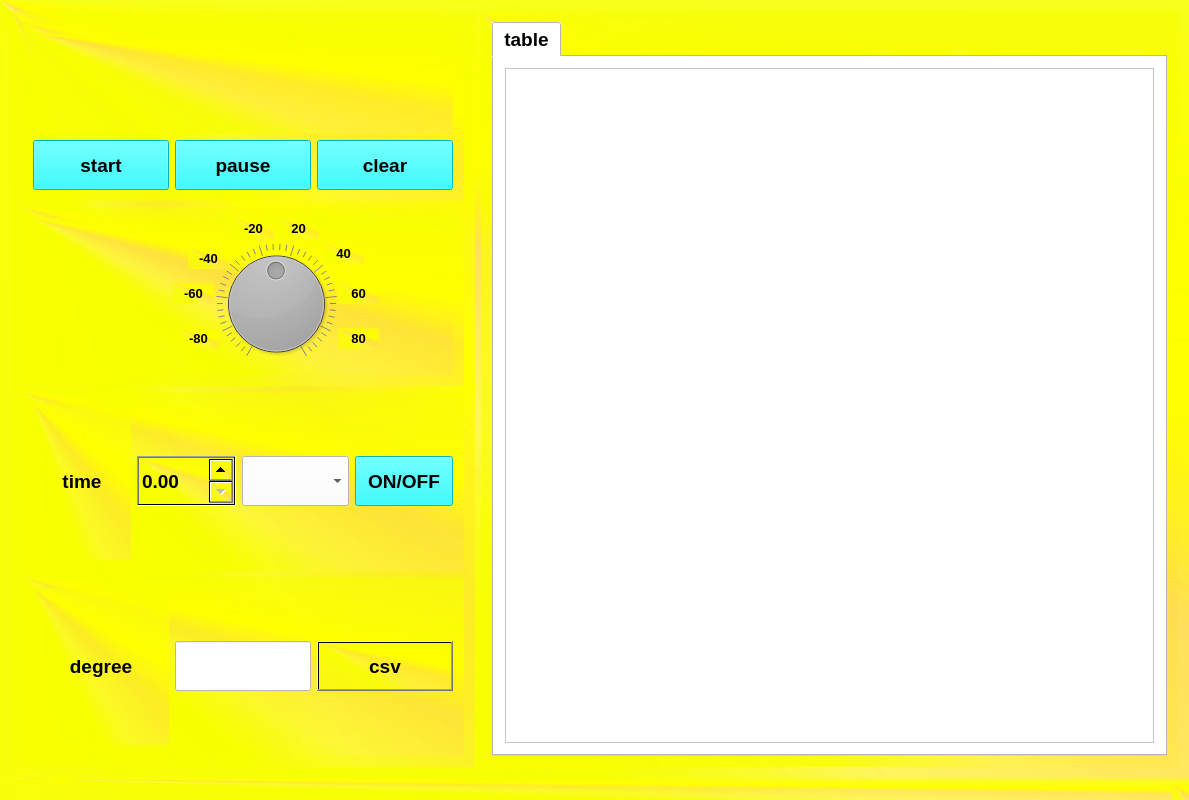
<?xml version="1.0" encoding="UTF-8"?>
<ui version="4.0">
 <class>homework</class>
 <widget class="QMainWindow" name="homework">
  <property name="geometry">
   <rect>
    <x>0</x>
    <y>0</y>
    <width>1189</width>
    <height>800</height>
   </rect>
  </property>
  <property name="minimumSize">
   <size>
    <width>1000</width>
    <height>800</height>
   </size>
  </property>
  <property name="windowTitle">
   <string>homework</string>
  </property>
  <property name="styleSheet">
   <string notr="true">background-color: qconicalgradient(cx:0, cy:0, angle:135, stop:0 rgba(255, 255, 0, 69), stop:0.238636 rgba(255, 255, 0, 69), stop:0.335227 rgba(251, 255, 0, 145), stop:0.45 rgba(247, 255, 0, 208), stop:0.477581 rgba(255, 244, 71, 130), stop:0.518717 rgba(255, 218, 71, 130), stop:0.55 rgba(255, 255, 0, 255), stop:0.653409 rgba(238, 255, 0, 87), stop:0.897727 rgba(255, 255, 0, 69), stop:1 rgba(255, 255, 0, 69));</string>
  </property>
  <widget class="QWidget" name="centralWidget">
   <layout class="QHBoxLayout" name="horizontalLayout_2" stretch="2,3">
    <item>
     <widget class="QWidget" name="widget" native="true">
      <property name="font">
       <font>
        <family>Arial</family>
        <pointsize>14</pointsize>
        <weight>75</weight>
        <bold>true</bold>
       </font>
      </property>
      <layout class="QVBoxLayout" name="verticalLayout_2">
       <item>
        <widget class="QWidget" name="widget_3" native="true">
         <layout class="QGridLayout" name="gridLayout">
          <item row="1" column="2">
           <widget class="QPushButton" name="pbt_clear">
            <property name="minimumSize">
             <size>
              <width>40</width>
              <height>50</height>
             </size>
            </property>
            <property name="font">
             <font>
              <family>Arial</family>
              <pointsize>14</pointsize>
              <weight>75</weight>
              <bold>true</bold>
             </font>
            </property>
            <property name="styleSheet">
             <string notr="true">background-color: rgb(0, 255, 255);</string>
            </property>
            <property name="text">
             <string>clear</string>
            </property>
           </widget>
          </item>
          <item row="1" column="0">
           <widget class="QPushButton" name="pbt_start">
            <property name="minimumSize">
             <size>
              <width>40</width>
              <height>50</height>
             </size>
            </property>
            <property name="font">
             <font>
              <family>Arial</family>
              <pointsize>14</pointsize>
              <weight>75</weight>
              <bold>true</bold>
             </font>
            </property>
            <property name="styleSheet">
             <string notr="true">background-color: rgb(0, 255, 255);</string>
            </property>
            <property name="text">
             <string>start</string>
            </property>
           </widget>
          </item>
          <item row="1" column="1">
           <widget class="QPushButton" name="pbt_pause">
            <property name="minimumSize">
             <size>
              <width>40</width>
              <height>50</height>
             </size>
            </property>
            <property name="font">
             <font>
              <family>Arial</family>
              <pointsize>14</pointsize>
              <weight>75</weight>
              <bold>true</bold>
             </font>
            </property>
            <property name="styleSheet">
             <string notr="true">background-color: rgb(0, 255, 255);</string>
            </property>
            <property name="text">
             <string>pause</string>
            </property>
           </widget>
          </item>
          <item row="0" column="0" colspan="3">
           <widget class="QLabel" name="label">
            <property name="text">
             <string/>
            </property>
            <property name="pixmap">
             <pixmap resource="res.qrc">:/bjut.png</pixmap>
            </property>
           </widget>
          </item>
         </layout>
        </widget>
       </item>
       <item>
        <widget class="QWidget" name="widget_4" native="true">
         <layout class="QHBoxLayout" name="horizontalLayout_3">
          <item>
           <widget class="QWidget" name="widget_7" native="true">
            <property name="autoFillBackground">
             <bool>false</bool>
            </property>
            <widget class="QDial" name="dial">
             <property name="geometry">
              <rect>
               <x>180</x>
               <y>25</y>
               <width>126</width>
               <height>121</height>
              </rect>
             </property>
             <property name="contextMenuPolicy">
              <enum>Qt::DefaultContextMenu</enum>
             </property>
             <property name="acceptDrops">
              <bool>false</bool>
             </property>
             <property name="inputMethodHints">
              <set>Qt::ImhNone</set>
             </property>
             <property name="minimum">
              <number>-90</number>
             </property>
             <property name="maximum">
              <number>90</number>
             </property>
             <property name="singleStep">
              <number>1</number>
             </property>
             <property name="pageStep">
              <number>5</number>
             </property>
             <property name="value">
              <number>0</number>
             </property>
             <property name="tracking">
              <bool>true</bool>
             </property>
             <property name="orientation">
              <enum>Qt::Horizontal</enum>
             </property>
             <property name="invertedAppearance">
              <bool>false</bool>
             </property>
             <property name="invertedControls">
              <bool>false</bool>
             </property>
             <property name="wrapping">
              <bool>false</bool>
             </property>
             <property name="notchesVisible">
              <bool>true</bool>
             </property>
            </widget>
            <widget class="QLabel" name="label_4">
             <property name="geometry">
              <rect>
               <x>145</x>
               <y>110</y>
               <width>41</width>
               <height>21</height>
              </rect>
             </property>
             <property name="font">
              <font>
               <pointsize>10</pointsize>
               <weight>75</weight>
               <bold>true</bold>
              </font>
             </property>
             <property name="autoFillBackground">
              <bool>false</bool>
             </property>
             <property name="text">
              <string>-80</string>
             </property>
             <property name="alignment">
              <set>Qt::AlignCenter</set>
             </property>
            </widget>
            <widget class="QLabel" name="label_5">
             <property name="geometry">
              <rect>
               <x>140</x>
               <y>65</y>
               <width>41</width>
               <height>21</height>
              </rect>
             </property>
             <property name="font">
              <font>
               <pointsize>10</pointsize>
               <weight>75</weight>
               <bold>true</bold>
              </font>
             </property>
             <property name="autoFillBackground">
              <bool>false</bool>
             </property>
             <property name="text">
              <string>-60</string>
             </property>
             <property name="alignment">
              <set>Qt::AlignCenter</set>
             </property>
            </widget>
            <widget class="QLabel" name="label_6">
             <property name="geometry">
              <rect>
               <x>155</x>
               <y>30</y>
               <width>41</width>
               <height>21</height>
              </rect>
             </property>
             <property name="font">
              <font>
               <pointsize>10</pointsize>
               <weight>75</weight>
               <bold>true</bold>
              </font>
             </property>
             <property name="autoFillBackground">
              <bool>false</bool>
             </property>
             <property name="text">
              <string>-40</string>
             </property>
             <property name="alignment">
              <set>Qt::AlignCenter</set>
             </property>
            </widget>
            <widget class="QLabel" name="label_7">
             <property name="geometry">
              <rect>
               <x>200</x>
               <y>0</y>
               <width>41</width>
               <height>21</height>
              </rect>
             </property>
             <property name="font">
              <font>
               <pointsize>10</pointsize>
               <weight>75</weight>
               <bold>true</bold>
              </font>
             </property>
             <property name="autoFillBackground">
              <bool>false</bool>
             </property>
             <property name="text">
              <string>-20</string>
             </property>
             <property name="alignment">
              <set>Qt::AlignCenter</set>
             </property>
            </widget>
            <widget class="QLabel" name="label_8">
             <property name="geometry">
              <rect>
               <x>245</x>
               <y>0</y>
               <width>41</width>
               <height>21</height>
              </rect>
             </property>
             <property name="font">
              <font>
               <pointsize>10</pointsize>
               <weight>75</weight>
               <bold>true</bold>
              </font>
             </property>
             <property name="autoFillBackground">
              <bool>false</bool>
             </property>
             <property name="text">
              <string>20</string>
             </property>
             <property name="alignment">
              <set>Qt::AlignCenter</set>
             </property>
            </widget>
            <widget class="QLabel" name="label_9">
             <property name="geometry">
              <rect>
               <x>290</x>
               <y>25</y>
               <width>41</width>
               <height>21</height>
              </rect>
             </property>
             <property name="font">
              <font>
               <pointsize>10</pointsize>
               <weight>75</weight>
               <bold>true</bold>
              </font>
             </property>
             <property name="autoFillBackground">
              <bool>false</bool>
             </property>
             <property name="text">
              <string>40</string>
             </property>
             <property name="alignment">
              <set>Qt::AlignCenter</set>
             </property>
            </widget>
            <widget class="QLabel" name="label_10">
             <property name="geometry">
              <rect>
               <x>305</x>
               <y>65</y>
               <width>41</width>
               <height>21</height>
              </rect>
             </property>
             <property name="font">
              <font>
               <pointsize>10</pointsize>
               <weight>75</weight>
               <bold>true</bold>
              </font>
             </property>
             <property name="autoFillBackground">
              <bool>false</bool>
             </property>
             <property name="text">
              <string>60</string>
             </property>
             <property name="alignment">
              <set>Qt::AlignCenter</set>
             </property>
            </widget>
            <widget class="QLabel" name="label_11">
             <property name="geometry">
              <rect>
               <x>305</x>
               <y>110</y>
               <width>41</width>
               <height>21</height>
              </rect>
             </property>
             <property name="font">
              <font>
               <pointsize>10</pointsize>
               <weight>75</weight>
               <bold>true</bold>
              </font>
             </property>
             <property name="autoFillBackground">
              <bool>false</bool>
             </property>
             <property name="text">
              <string>80</string>
             </property>
             <property name="alignment">
              <set>Qt::AlignCenter</set>
             </property>
            </widget>
           </widget>
          </item>
         </layout>
        </widget>
       </item>
       <item>
        <widget class="QWidget" name="widget_5" native="true">
         <layout class="QHBoxLayout" name="horizontalLayout_4">
          <item>
           <widget class="QLabel" name="label_2">
            <property name="minimumSize">
             <size>
              <width>40</width>
              <height>30</height>
             </size>
            </property>
            <property name="font">
             <font>
              <family>Arial</family>
              <pointsize>14</pointsize>
              <weight>75</weight>
              <bold>true</bold>
             </font>
            </property>
            <property name="text">
             <string>time</string>
            </property>
            <property name="alignment">
             <set>Qt::AlignCenter</set>
            </property>
           </widget>
          </item>
          <item>
           <widget class="QDoubleSpinBox" name="spinbox_time">
            <property name="minimumSize">
             <size>
              <width>40</width>
              <height>50</height>
             </size>
            </property>
            <property name="font">
             <font>
              <family>Arial</family>
              <pointsize>14</pointsize>
              <weight>75</weight>
              <bold>true</bold>
             </font>
            </property>
            <property name="maximum">
             <double>999.990000000000009</double>
            </property>
           </widget>
          </item>
          <item>
           <widget class="QComboBox" name="combobox_time">
            <property name="minimumSize">
             <size>
              <width>40</width>
              <height>50</height>
             </size>
            </property>
            <property name="font">
             <font>
              <family>Arial</family>
              <pointsize>14</pointsize>
              <weight>75</weight>
              <bold>true</bold>
             </font>
            </property>
            <property name="styleSheet">
             <string notr="true">background-color: rgb(255, 255, 255);</string>
            </property>
           </widget>
          </item>
          <item>
           <widget class="QPushButton" name="pbt_hand">
            <property name="minimumSize">
             <size>
              <width>40</width>
              <height>50</height>
             </size>
            </property>
            <property name="font">
             <font>
              <family>Arial</family>
              <pointsize>14</pointsize>
              <weight>75</weight>
              <bold>true</bold>
             </font>
            </property>
            <property name="styleSheet">
             <string notr="true">background-color: rgb(0, 255, 255);</string>
            </property>
            <property name="text">
             <string>ON/OFF</string>
            </property>
            <property name="checkable">
             <bool>true</bool>
            </property>
            <property name="checked">
             <bool>false</bool>
            </property>
           </widget>
          </item>
         </layout>
        </widget>
       </item>
       <item>
        <widget class="QWidget" name="widget_6" native="true">
         <layout class="QHBoxLayout" name="horizontalLayout_5" stretch="1,1,1">
          <item>
           <widget class="QLabel" name="label_3">
            <property name="font">
             <font>
              <family>Arial</family>
              <pointsize>14</pointsize>
              <weight>75</weight>
              <bold>true</bold>
             </font>
            </property>
            <property name="text">
             <string>degree</string>
            </property>
            <property name="alignment">
             <set>Qt::AlignCenter</set>
            </property>
           </widget>
          </item>
          <item>
           <widget class="QLineEdit" name="lineEdit">
            <property name="minimumSize">
             <size>
              <width>0</width>
              <height>50</height>
             </size>
            </property>
            <property name="cursor">
             <cursorShape>ForbiddenCursor</cursorShape>
            </property>
            <property name="styleSheet">
             <string notr="true">
background-color: rgb(255, 255, 255);</string>
            </property>
            <property name="readOnly">
             <bool>true</bool>
            </property>
           </widget>
          </item>
          <item>
           <widget class="QPushButton" name="pbt_csv">
            <property name="minimumSize">
             <size>
              <width>40</width>
              <height>50</height>
             </size>
            </property>
            <property name="font">
             <font>
              <family>Arial</family>
              <pointsize>14</pointsize>
              <weight>75</weight>
              <bold>true</bold>
             </font>
            </property>
            <property name="text">
             <string>csv</string>
            </property>
           </widget>
          </item>
         </layout>
        </widget>
       </item>
      </layout>
     </widget>
    </item>
    <item>
     <widget class="QWidget" name="widget_2" native="true">
      <property name="font">
       <font>
        <family>Arial</family>
        <pointsize>14</pointsize>
        <weight>75</weight>
        <bold>true</bold>
       </font>
      </property>
      <layout class="QVBoxLayout" name="verticalLayout">
       <item>
        <widget class="QTabWidget" name="tabWidget">
         <property name="font">
          <font>
           <family>Arial</family>
           <pointsize>14</pointsize>
           <weight>75</weight>
           <bold>true</bold>
          </font>
         </property>
         <property name="styleSheet">
          <string notr="true">background-color: rgb(255, 255, 255);</string>
         </property>
         <property name="currentIndex">
          <number>0</number>
         </property>
         <widget class="QWidget" name="tab2">
          <attribute name="title">
           <string>table</string>
          </attribute>
          <layout class="QHBoxLayout" name="horizontalLayout_6">
           <item>
            <widget class="QTableView" name="tableView"/>
           </item>
          </layout>
         </widget>
        </widget>
       </item>
      </layout>
     </widget>
    </item>
   </layout>
  </widget>
  <widget class="QMenuBar" name="menuBar">
   <property name="geometry">
    <rect>
     <x>0</x>
     <y>0</y>
     <width>1189</width>
     <height>17</height>
    </rect>
   </property>
  </widget>
  <widget class="QStatusBar" name="statusBar"/>
 </widget>
 <layoutdefault spacing="6" margin="11"/>
 <resources>
  <include location="res.qrc"/>
 </resources>
 <connections/>
</ui>
